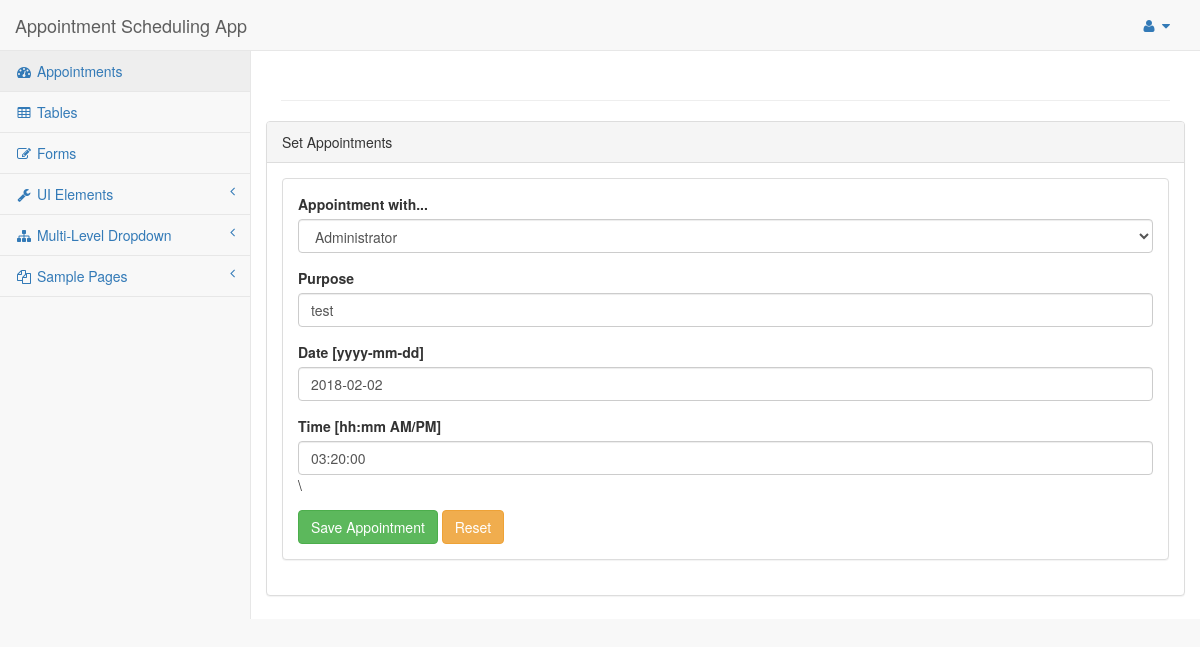
The page /asa/editpage.php?id=33 on the database its author committed.
### tables this page shows
CREATE TABLE `appointments` (
  `id` int(11) NOT NULL AUTO_INCREMENT,
  `headerid` int(11) DEFAULT NULL,
  `appointid` int(11) DEFAULT NULL,
  `purpose` varchar(150) DEFAULT NULL,
  `appdate` date DEFAULT NULL,
  `apptime` time DEFAULT NULL,
  `appremarks` varchar(255) DEFAULT NULL,
  PRIMARY KEY (`id`)
);

### asa/editpage.php (the view, shortened to what this page needs)
 <?php
    include('setDB.php');
    $sql = "SELECT * FROM asa.useradmin WHERE admin = '"."1"."'";
    $result = $con->query($sql);
    $id = $_GET['id'];
    $s = "SELECT * FROM asa.appointments WHERE id = '$id'";
    $res = $con->query($s);
    if($res->num_rows >0)
    {
        $r = $res->fetch_assoc();
        $headerid = $r['headerid'];
        $purpose = $r['purpose'];
        $appdate = $r['appdate'];
        $apptime = $r['apptime'];
    }
?>
<!DOCTYPE html>
<html lang="en">
<head>
    <link href="vendor/bootstrap/css/bootstrap.min.css" rel="stylesheet">
    <link href="vendor/metisMenu/metisMenu.min.css" rel="stylesheet">
    <link href="dist/css/sb-admin-2.css" rel="stylesheet">
    <link href="vendor/font-awesome/css/font-awesome.min.css" rel="stylesheet" type="text/css">
    <link href="vendor/datatables-plugins/dataTables.bootstrap.css" rel="stylesheet">
    <link href="vendor/datatables-responsive/dataTables.responsive.css" rel="stylesheet">
</head>
<body>
    <?php include('nav.php') ?>
    <div id="page-wrapper">
            <div class="row">
                <div class="col-lg-12">
                    <h1 class="page-header"><?php echo $_SESSION["fname"]; ?></h1>
                </div>
                <div class="row">
                <div class="col-lg-12">
                    <div class="panel panel-default">
                        <div class="panel-heading">
                            Set Appointments
                        </div>
                        <div class="panel-body">
                            <div class="panel panel-default">
                                <div class="panel-body">
                                    <form role="form" method="post" action="updateappointment.php">
                                        <div class="form-group">
                                            <label>Appointment with...</label>
                                            <select class="form-control" name="appwith">
                                            <?php
                                                if($result->num_rows >0)
                                                {
                                                    while($row = $result->fetch_assoc())
                                                    {
                                                        if($headerid == $row['id'])
                                                        {
                                                            echo "<option value='". $row['id'] ."' selected = 'selected'>". $row['fname']. "</option>";
                                                        }
                                                        else
                                                        {
                                                            echo "<option value='". $row['id'] ."'>". $row['fname']. "</option>";
                                                        }
                                                    }
                                                }
                                            ?>
                                            </select>
                                        </div>
                                        <div class="form-group">
                                            <label>Purpose</label>
                                            <input class="form-control" name="purpose" value="<?php echo $purpose ?>" >
                                        </div>
                                        <div class="form-group">
                                            <label>Date [yyyy-mm-dd]</label>
                                            <input class="form-control" name="appdate" value="<?php echo $appdate ?>" />
                                        </div>
                                        <div class="form-group">
                                            <label>Time [hh:mm AM/PM]</label>
                                            <input class="form-control" name="apptime" value="<?php echo $apptime ?>" />\
                                        </div>
                                        <input type="submit" class="btn btn-success" value="Save Appointment">
                                        <input type="reset" class="btn btn-warning" value="Reset">
                                    </form>
                                </div>
                            </div>
                        </div>
                    </div>
                </div>
            </div>
            </div>
    </div>
</body>
</html>

### rows shown on the page
appointments: purpose "test", appdate "2018-02-02", apptime "03:20:00"

### other values the page prints
form field appwith "Administrator"
